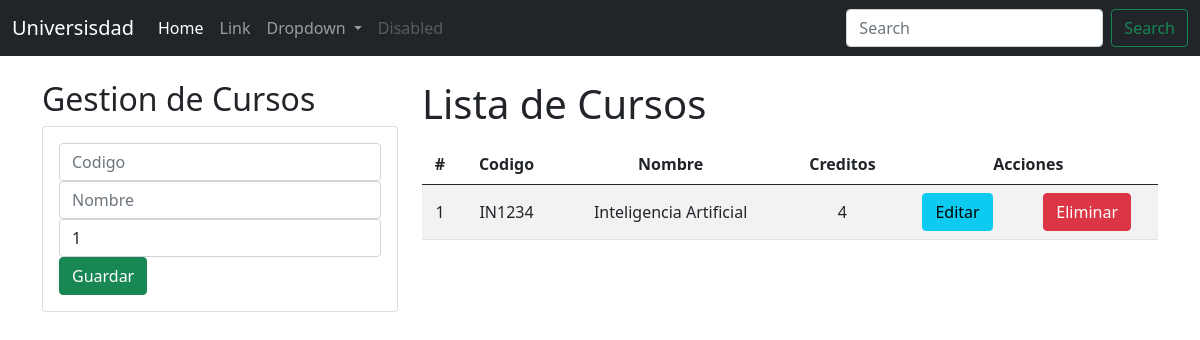
/, run on an earlier commit of the app's database.
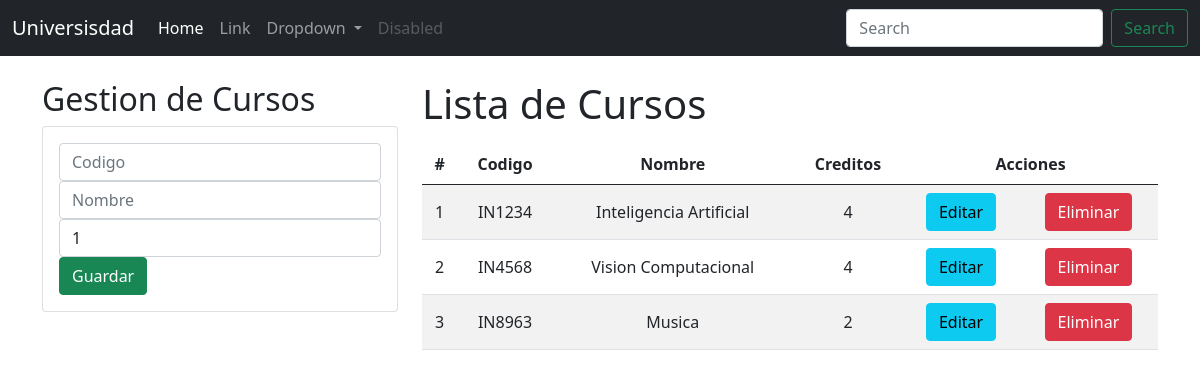
And on a later commit of the database.
### aplicaciones/academico/models.py (models this page shows, shortened)
class Curso(models.Model):
    codigo=models.CharField(primary_key=True,max_length=6)
    nombre=models.CharField(max_length=50)
    creditos=models.PositiveSmallIntegerField()

### aplicaciones/academico/views.py (the view)
# urls.py: path('', views.home),
def home(request):
    cursos = Curso.objects.all()
    messages.success(request, '¡Cursos Listados!')
    return render(request, "gestionCursos.html", {"cursos": cursos})

### aplicaciones/academico/templates/gestionCursos.html (shortened to what this page needs)
{% extends "./base.html" %}
{% block body %}
<div class="row">
    <div class="col-sm-12 col-md-6 col-lg-4 col-xl-4">
        <h2>Gestion de Cursos</h2>
        <div class="card">
            <div class="card-body">
                <form action="/registrarCurso/" method="POST">
                    <div class="form-group">
                        <input type="text" id="txtCodigo" name="txtCodigo" class="form-control" placeholder="Codigo" minlength="6" maxlength="6" required>
                    </div>
                    <div class="form-group">
                        <input type="text" id="txtNombre" name="txtNombre" class="form-control" placeholder="Nombre" maxlength="50" required>
                    </div>
                    <div class="form-group">
                        <input type="text" id="numCreditos" name="numCreditos" class="form-control" min="1" max="9" value="1" required>
                    </div>
                    <div class="form-group">
                        <button type="sumit" class="btn btn-success btn-block text-white">Guardar</button>
                    </div>
                </form>
            </div>
        </div>
    </div>
    <div class="col-sm-12 col-md-6 col-lg-8 col-xl-8">
        <h1>Lista de Cursos</h1>
        <div class="table-responsive py-2">
            <table class="table table-striped">
                <thead>
                    <tr>
                        <th>#</th>
                        <th>Codigo</th>
                        <th>Nombre</th>
                        <th>Creditos</th>
                        <th colspan="2">Acciones</th>
                    </tr>
                </thead>
                <tbody>
                    {% for c in cursos %}
                    <tr>
                        <td>{{ forloop.counter }}</td>
                        <td>{{ c.codigo }}</td>
                        <td>{{ c.nombre }}</td>
                        <td>{{ c.creditos }}</td>
                        <td><a href="edicionCurso/{{c.codigo}}" class="btn btn-info">Editar</a></td>
                        <td><a href="eliminarCurso/{{c.codigo}}" class="btn btn-danger btnEliminacion">Eliminar</a></td>
                    </tr>
                    {% endfor %}
                </tbody>
            </table>
        </div>
    </div>
</div>
{% endblock %}

What changed in the data, as far as the page shows it:
added Curso: codigo "IN4568", nombre "Vision Computacional", creditos "4"
added Curso: codigo "IN8963", nombre "Musica", creditos "2"
